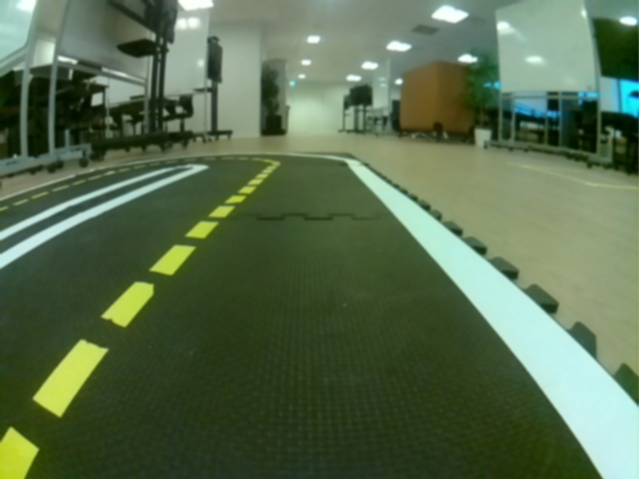
#> input picture packages/my_package/src/imgs/img0.png, 639 x 479 px, given in place of the camera
$ python ld_camera.py
#> lines starting #> are read from the running program, lines starting #| are printed output that depends on the picture; after the words box and inside, x2 and y2 are one past the last pixel; in counts of white or black regions, pixels touching at a corner belong together
import cv2
import numpy as np

# Open a connection to the camera (0 represents the default camera, but it may vary)
cap = cv2.VideoCapture(0)

while True:
    # Capture a frame from the camera
    ret, frame = cap.read()
#> frame is the input picture: shape (479, 639, 3); mean B, G, R 77.9, 108.4, 88

    # Get the height and width of the frame
    height, width = frame.shape[:2]
#> height = 479; width = 639

    # Apply Gaussian blur to reduce noise

    # Convert the image to the HSV color space
    hsv = cv2.cvtColor(frame, cv2.COLOR_BGR2HSV)
#> hsv: shape (479, 639, 3); mean H, S, V 52.2, 102.1, 108.7

    # Define the lower and upper bounds for yellow color in HSV
    lower_yellow = np.array([20, 100, 100])
    upper_yellow = np.array([30, 255, 255])

    # Define the lower and upper bounds for white color in BGR
    lower_white = np.array([200, 200, 200])
    upper_white = np.array([255, 255, 255])

    # Threshold the image to get yellow and white regions
    yellow_mask = cv2.inRange(hsv, lower_yellow, upper_yellow)
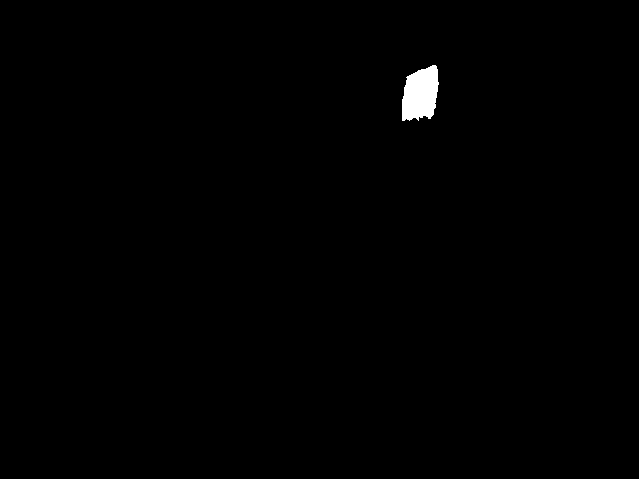
#> yellow_mask: shape (479, 639); 0.52% white; 1 white region, box (x1, y1, x2, y2) and area: (402, 65, 439, 121) 1594
    white_mask = cv2.inRange(frame, lower_white, upper_white)
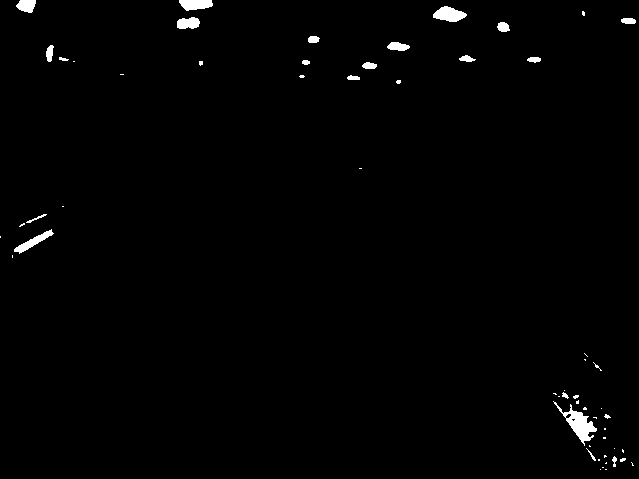
#> white_mask: shape (479, 639); 1% white; 57 white regions (36 under 20 px), largest, box (x1, y1, x2, y2) and area: (553, 401, 597, 446) 600, (433, 6, 467, 22) 354, (179, 0, 213, 11) 288

    # Combine the masks to get the regions of interest
    combined_mask = cv2.bitwise_or(yellow_mask, white_mask)
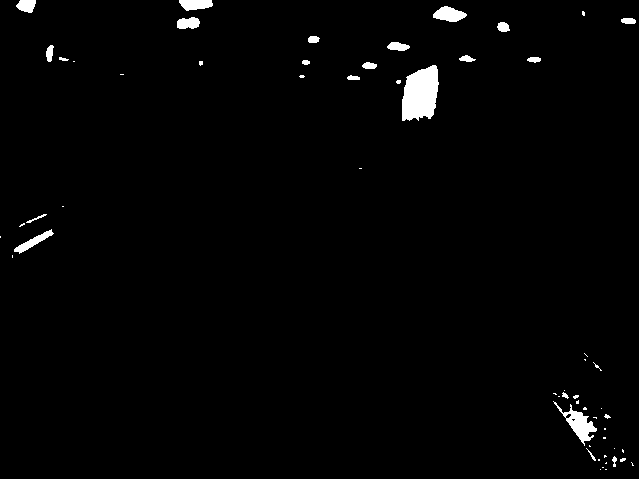
#> combined_mask: shape (479, 639); 1.5% white; 58 white regions (36 under 20 px), largest, box (x1, y1, x2, y2) and area: (402, 65, 439, 121) 1594, (553, 401, 597, 446) 600, (433, 6, 467, 22) 354

    # Crop the bottom half of the mask
    combined_mask_bottom_half = combined_mask[height // 2:, :]
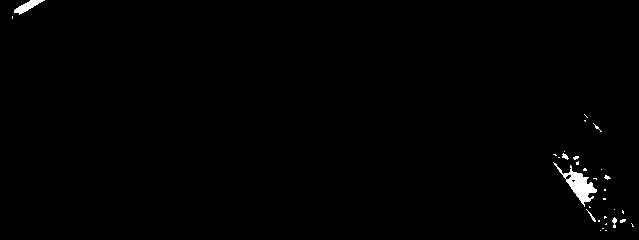
#> combined_mask_bottom_half: shape (240, 639); 0.67% white; 31 white regions (26 under 20 px), largest, box (x1, y1, x2, y2) and area: (553, 162, 597, 207) 600, (14, 0, 45, 15) 186, (612, 217, 617, 228) 32, (586, 209, 596, 222) 27, (562, 153, 569, 160) 26

    # Apply edge detection on the cropped mask
    edges = cv2.Canny(combined_mask_bottom_half, 100, 200)
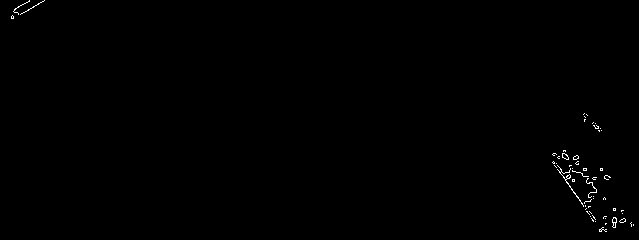
#> edges: shape (240, 639); 0.32% white in thin lines or dots

    # Apply Hough Transform to detect lines
    lines = cv2.HoughLinesP(edges, 1, np.pi / 180, threshold=50, minLineLength=100, maxLineGap=30)
#> lines = None

    # Create a copy of the original frame to draw lines on
    line_image = np.copy(frame)

    # Select the leftmost and rightmost lines with the lowest y-coordinates
    left_line = None
    right_line = None

    if lines is not None:
        for line in lines:
            x1, y1, x2, y2 = line[0]

            # Draw the line on the image
            cv2.line(line_image, (x1, y1 + height // 2), (x2, y2 + height // 2), (0, 255, 0), 3)  # Green for yellow lines

            # Check if the line is on the left side and update left_line
            if x1 < width // 2 and x2 < width // 2 and (left_line is None or y1 < left_line[0][3]):
                left_line = line

            # Check if the line is on the right side and update right_line
            elif x1 > width // 2 and x2 > width // 2 and (right_line is None or y1 < right_line[0][3]):
                right_line = line

    # Draw the left and right lines with the lowest y-coordinates in blue and red, respectively
    if left_line is not None:
        x1, y1, x2, y2 = left_line[0]
        cv2.line(line_image, (x1, y1 + height // 2), (x2, y2 + height // 2), (255, 0, 0), 3)  # Blue for left line

    if right_line is not None:
        x1, y1, x2, y2 = right_line[0]
        cv2.line(line_image, (x1, y1 + height // 2), (x2, y2 + height // 2), (0, 0, 255), 3)  # Red for right line

    # Calculate the midpoint of the two lines
    if left_line is not None and right_line is not None:
        left_midpoint = ((left_line[0][0] + left_line[0][2]) // 2, (left_line[0][1] + left_line[0][3]) // 2 + height // 2)
        right_midpoint = ((right_line[0][0] + right_line[0][2]) // 2, (right_line[0][1] + right_line[0][3]) // 2 + height // 2)

        # Calculate the average midpoint
        midpoint = ((left_midpoint[0] + right_midpoint[0]) // 2, (left_midpoint[1] + right_midpoint[1]) // 2)

        # Draw a big black dot (circle) at the midpoint
        cv2.circle(line_image, midpoint, 10, (0, 0, 0), -1)

    # Display the image with the detected lines and midpoint
    cv2.imshow('Lane Detection', line_image)

    # Break the loop if 'q' key is pressed
    if cv2.waitKey(1) & 0xFF == ord('q'):
#> (key q is pressed here)
        break

# Release the camera and close the OpenCV window
cap.release()
cv2.destroyAllWindows()

$ run again, on packages/my_package/src/imgs/img11.png
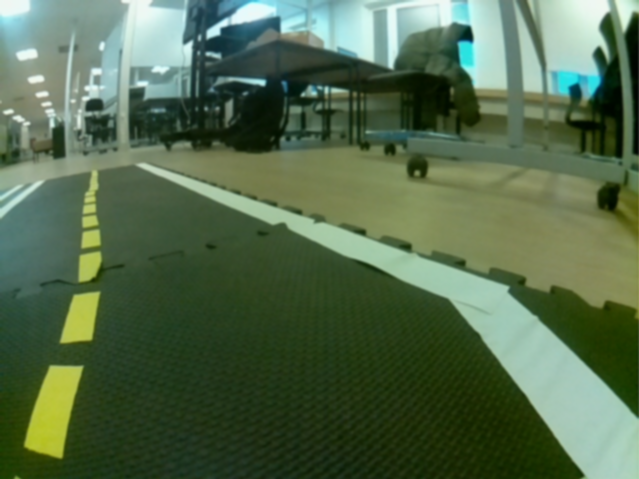
#> input picture packages/my_package/src/imgs/img11.png, 639 x 479 px, given in place of the camera
#> frame is the input picture: shape (479, 639, 3); mean B, G, R 76.7, 106.5, 83.7
#> hsv: shape (479, 639, 3); mean H, S, V 55.9, 112.3, 106.8
#> `yellow_mask = cv2.inRange(hsv, lower_yellow, upper_yellow)`:
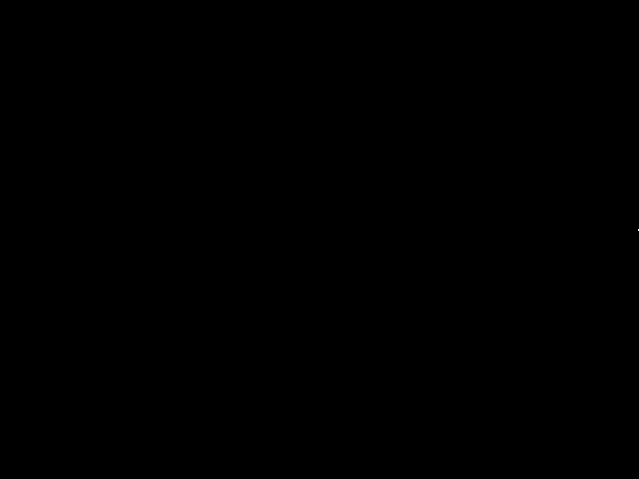
#> yellow_mask: shape (479, 639); 0% white in thin lines or dots, all inside (x1, y1, x2, y2) = (638, 229, 639, 231)
#> `white_mask = cv2.inRange(frame, lower_white, upper_white)`:
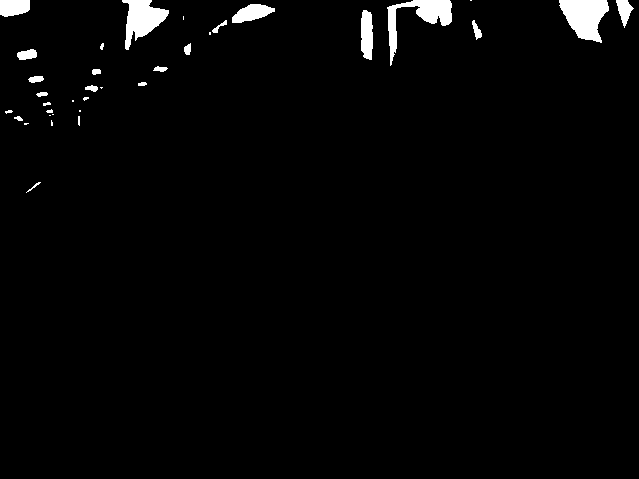
#> white_mask: shape (479, 639); 2.1% white; 35 white regions (12 under 20 px), largest, box (x1, y1, x2, y2) and area: (559, 0, 609, 43) 1403, (387, 0, 452, 66) 1267, (122, 0, 169, 50) 1199
#> combined_mask_bottom_half: shape (240, 639); every value is 0
#> lines = None
